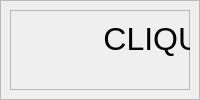
         <widget class="QWidget" name="tela_atividade_clique_na_imagem">
          <layout class="QVBoxLayout" name="verticalLayout_7">
           <property name="spacing">
            <number>0</number>
           </property>
           <property name="leftMargin">
            <number>0</number>
           </property>
           <property name="topMargin">
            <number>0</number>
           </property>
           <property name="rightMargin">
            <number>0</number>
           </property>
           <property name="bottomMargin">
            <number>0</number>
           </property>
           <item>
            <widget class="QFrame" name="tela_fundo">
             <property name="styleSheet">
              <string notr="true"/>
             </property>
             <property name="frameShape">
              <enum>QFrame::StyledPanel</enum>
             </property>
             <property name="frameShadow">
              <enum>QFrame::Raised</enum>
             </property>
             <layout class="QHBoxLayout" name="horizontalLayout_8">
              <item>
               <widget class="QFrame" name="centralizador">
                <property name="maximumSize">
                 <size>
                  <width>610</width>
                  <height>500</height>
                 </size>
                </property>
                <property name="styleSheet">
                 <string notr="true"/>
                </property>
                <property name="frameShape">
                 <enum>QFrame::StyledPanel</enum>
                </property>
                <property name="frameShadow">
                 <enum>QFrame::Raised</enum>
                </property>
                <widget class="QLabel" name="l_texto">
                 <property name="geometry">
                  <rect>
                   <x>50</x>
                   <y>0</y>
                   <width>271</width>
                   <height>60</height>
                  </rect>
                 </property>
                 <property name="maximumSize">
                  <size>
                   <width>600</width>
                   <height>70</height>
                  </size>
                 </property>
                 <property name="text">
                  <string>&lt;html&gt;&lt;head/&gt;&lt;body&gt;&lt;p align=&quot;right&quot;&gt;&lt;span style=&quot; font-size:24pt;&quot;&gt;CLIQUE NO (A)&lt;/span&gt;&lt;/p&gt;&lt;/body&gt;&lt;/html&gt;</string>
                 </property>
                </widget>
                <widget class="QPushButton" name="btn_imagem_1">
                 <property name="geometry">
                  <rect>
                   <x>40</x>
                   <y>200</y>
                   <width>150</width>
                   <height>150</height>
                  </rect>
                 </property>
                 <property name="text">
                  <string/>
                 </property>
                </widget>
                <widget class="QPushButton" name="btn_imagem_2">
                 <property name="geometry">
                  <rect>
                   <x>230</x>
                   <y>200</y>
                   <width>150</width>
                   <height>150</height>
                  </rect>
                 </property>
                 <property name="text">
                  <string/>
                 </property>
                </widget>
                <widget class="QPushButton" name="btn_imagem_3">
                 <property name="geometry">
                  <rect>
                   <x>420</x>
                   <y>200</y>
                   <width>150</width>
                   <height>150</height>
                  </rect>
                 </property>
                 <property name="text">
                  <string/>
                 </property>
                </widget>
                <widget class="QLabel" name="l_nome_imagem">
                 <property name="geometry">
                  <rect>
                   <x>340</x>
                   <y>0</y>
                   <width>271</width>
                   <height>60</height>
                  </rect>
                 </property>
                 <property name="maximumSize">
                  <size>
                   <width>600</width>
                   <height>70</height>
                  </size>
                 </property>
                 <property name="font">
                  <font>
                   <pointsize>30</pointsize>
                  </font>
                 </property>
                 <property name="text">
                  <string>&lt;html&gt;&lt;head/&gt;&lt;body&gt;&lt;p&gt;CASA&lt;/p&gt;&lt;/body&gt;&lt;/html&gt;</string>
                 </property>
                </widget>
               </widget>
              </item>
             </layout>
            </widget>
           </item>
          </layout>
         </widget>
